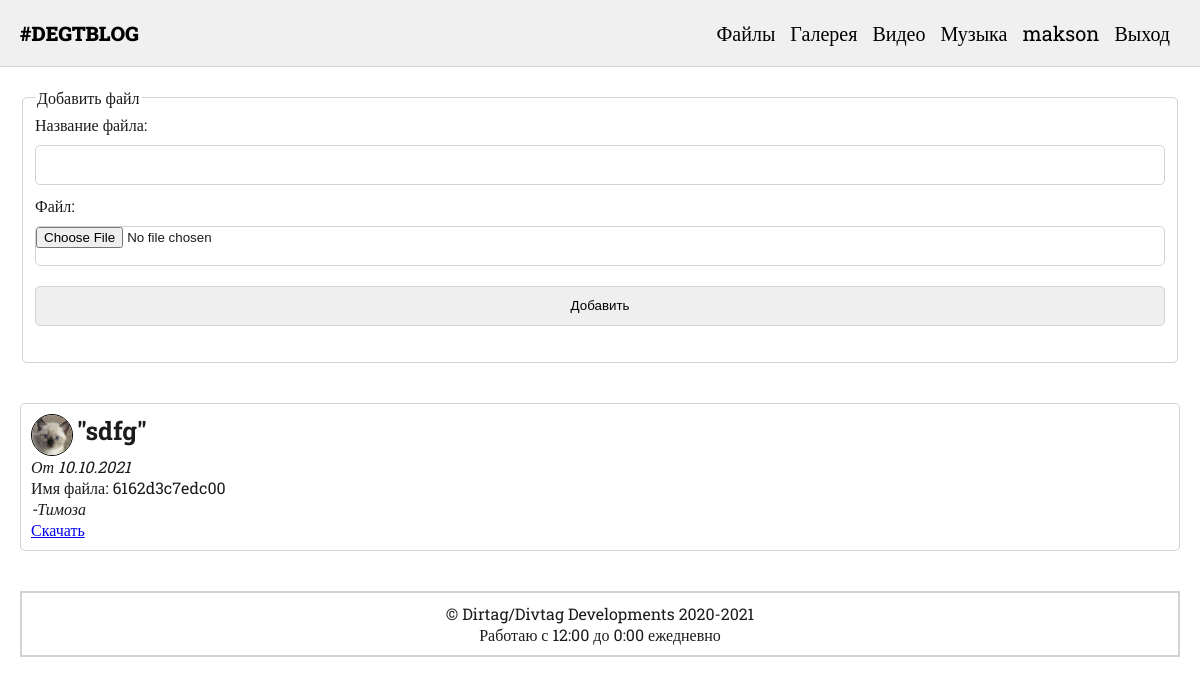
The page /files.php (signed in) on the database its author committed.
### tables this page shows
CREATE TABLE `user` (
  `id` int UNSIGNED NOT NULL,
  `username` varchar(255) NOT NULL,
  `name` varchar(255) NOT NULL,
  `password` varchar(255) NOT NULL,
  `email` varchar(255) NOT NULL,
  `admin` tinyint(1) NOT NULL,
  `avatar_file` varchar(255) NOT NULL,
  `bg_file` varchar(255) NOT NULL,
  `invert_bg` tinyint(1) NOT NULL
);

CREATE TABLE `file` (
  `id` int NOT NULL,
  `name` varchar(255) NOT NULL,
  `filename` varchar(255) NOT NULL,
  `date` varchar(255) NOT NULL,
  `author_id` int UNSIGNED NOT NULL
);

### core/Util.php (called while the page is built)
<?php
class Util {
    public static function getUserData($id) {
        $dsn = "mysql:dbname=dirtagbase;host=localhost";
        $user = "admin";
        $password = "122572";
        $pdo = new \PDO($dsn, $user, $password);
        $sql = "SELECT * FROM user WHERE id=$id";
        $result = $pdo->query($sql);
        $rows = $result->fetch();
        return $rows;
    }
}

### files.php (the view, shortened to what this page needs)
<?php
include("template/header.php");
if(array_key_exists("userid", $_COOKIE)):
	$admin = Util::getUserData($_COOKIE["userid"])["admin"];
?>
<fieldset>
    <legend>Добавить файл</legend>
    <form method="POST" action="add_file.php" enctype="multipart/form-data">
	    <label>Название файла:<br><input type="text" name="name" required></label><br>
	    <label>Файл:<br><input type="file" name="file" required></label><br>
	    <input type="submit" value="Добавить">
    </form>
</fieldset>
<?php else: ?>
	<i>Внимание! Чтобы выкладывать файлы, надо войти</i>
<?php endif;
$sql = "SELECT * FROM `file` ORDER BY id DESC";
$result = $pdo->query($sql);
foreach($result as $row):
?>
<div class="post">
<img src="avatars/<?= Util::getUserData($row["author_id"])["avatar_file"]; ?>" class="avatar">
	<span class="post-title">"<?= trim($row["name"]); ?>"</span>
	<?php
				if(array_key_exists("userid", $_COOKIE)): if($admin == 1) {
					echo " id=" . $row["id"] . " aid=" . $row["author_id"];
				}
			?>
	<?php if($row["author_id"] == $_COOKIE["userid"] || $admin == 1): ?>
		<form method="POST" action="edit_file_form.php" class="like-form">
				<label><span class="blue">Изменить</span><input type="submit" class="like-input"></label>
				<input type="hidden" name="post_id" value="<?= $row["id"]; ?>">
			</form>
			<form method="POST" action="delete_file.php" class="like-form">
				<label><span class="warning">Удалить</span><input type="submit" class="like-input"></label>
				<input type="hidden" name="post_id" value="<?= $row["id"]; ?>">
			</form><?php endif; endif; ?><br>
	<span class="post-date">От <?= $row["date"]; ?></span><br>
	Имя файла: <?= $row["filename"]; ?><br>
	<div class="post-date">-<?= Util::getUserData($row["author_id"])["name"]; ?></div>
    <a href="files/<?= $row["filename"]; ?>" download>Скачать</a>
</div>
<?php
endforeach;
?>
<?php include("template/footer.php"); ?>

### template/header.php (shortened to what this page needs)
<?php
include("core/Util.php");
if(array_key_exists("userid", $_COOKIE)) {
	$username = Util::getUserData($_COOKIE["userid"])["username"];
}
?>
<html>
<head>
	<link rel="stylesheet" href="../main.css">
	<link rel="stylesheet" href="../icomoon/style.css">
</head>
<body>
	<div class="nav">
		<a class="logo" href="/">#DEGTBLOG</a>
		<span class="nav-list">
		<a href="files.php" class="nav-item">Файлы</a> <a href="gallery.php" class="nav-item">Галерея</a>
		<a href="video.php" class="nav-item">Видео</a> <a href="music.php" class="nav-item">Музыка</a>
		<?php if(isset($_COOKIE["userid"])): ?>
			<a href="view_user.php?id=<?= $_COOKIE["userid"] ?>" class="nav-item"><?= $username; ?></a> <a href="logout.php" class="nav-item">Выход</a>
		<?php else: ?>
			<a href="signin_form.php" class="nav-item">Вход</a>
		<?php endif; ?> </span> <button class="dropdown-btn-button"><img class="dropdown-btn" src="img/menu.png"></button>
	</div>
	<div class="container">
		<div class="content">

### main.css (style rules this page uses)
body { font-family: 'Roboto Slab', serif; color:rgb(27, 27, 27); padding: 0; margin: 0; max-width: 100%; max-height: 100%; background-repeat: cover; background: rgb(red, green, blue); }
.container { margin: 20px; }
textarea, input { width: 100%; margin-bottom: 10px; margin-top: 10px; border: 1px solid lightgray; border-radius: 5px; }
input { height: 40px; }
.logo { text-decoration: none; color: black; font-weight: 900; margin-right: 50px; }
.post { border: 1px solid lightgray; border-radius: 5px; padding: 10px; background: #fff; margin-bottom: 40px; margin-top: 40px; }
.post-title { font-size: 25px; font-weight: bold; }
.post-date { font-style: italic; }
.nav { border-bottom: lightgray solid 1px; padding: 20px; margin: 0; font-size: 20px; background: rgb(240, 240, 240); }
.nav-item { text-decoration: none; color: #000; margin-right: 10px; }
.nav-list { float: right; }
.avatar { width: 40px; height: 40px; border-radius: 50%; border: #000 solid 1px; vertical-align: middle; }
fieldset { margin-bottom: 20px; }
fieldset { border: 1px solid lightgray; border-radius: 5px; }

### rows shown on the page
user: username "makson"
file: author.avatar_file (picture), name "sdfg", date "10.10.2021", filename "6162d3c7edc00", author.name "Тимоза"
